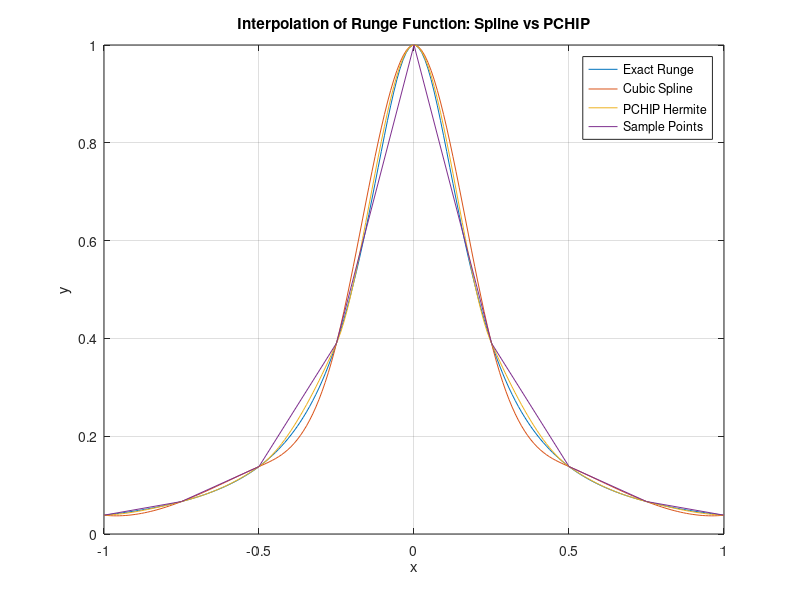

Source code (MATLAB):
% Runge Interpolation: Spline vs PCHIP
x_pts = linspace(-1, 1, 9);
y_pts = 1 ./ (1 + 25 * x_pts.^2);
x_fine = linspace(-1, 1, 200);

y_spline = spline(x_pts, y_pts, x_fine);
y_pchip = pchip(x_pts, y_pts, x_fine);
y_exact = 1 ./ (1 + 25 * x_fine.^2);

figure(1);
plot(x_fine, y_exact);
hold on;
plot(x_fine, y_spline);
plot(x_fine, y_pchip);
plot(x_pts, y_pts);
hold off;
title('Interpolation of Runge Function: Spline vs PCHIP');
xlabel('x');
ylabel('y');
legend('Exact Runge', 'Cubic Spline', 'PCHIP Hermite', 'Sample Points');
grid on;
